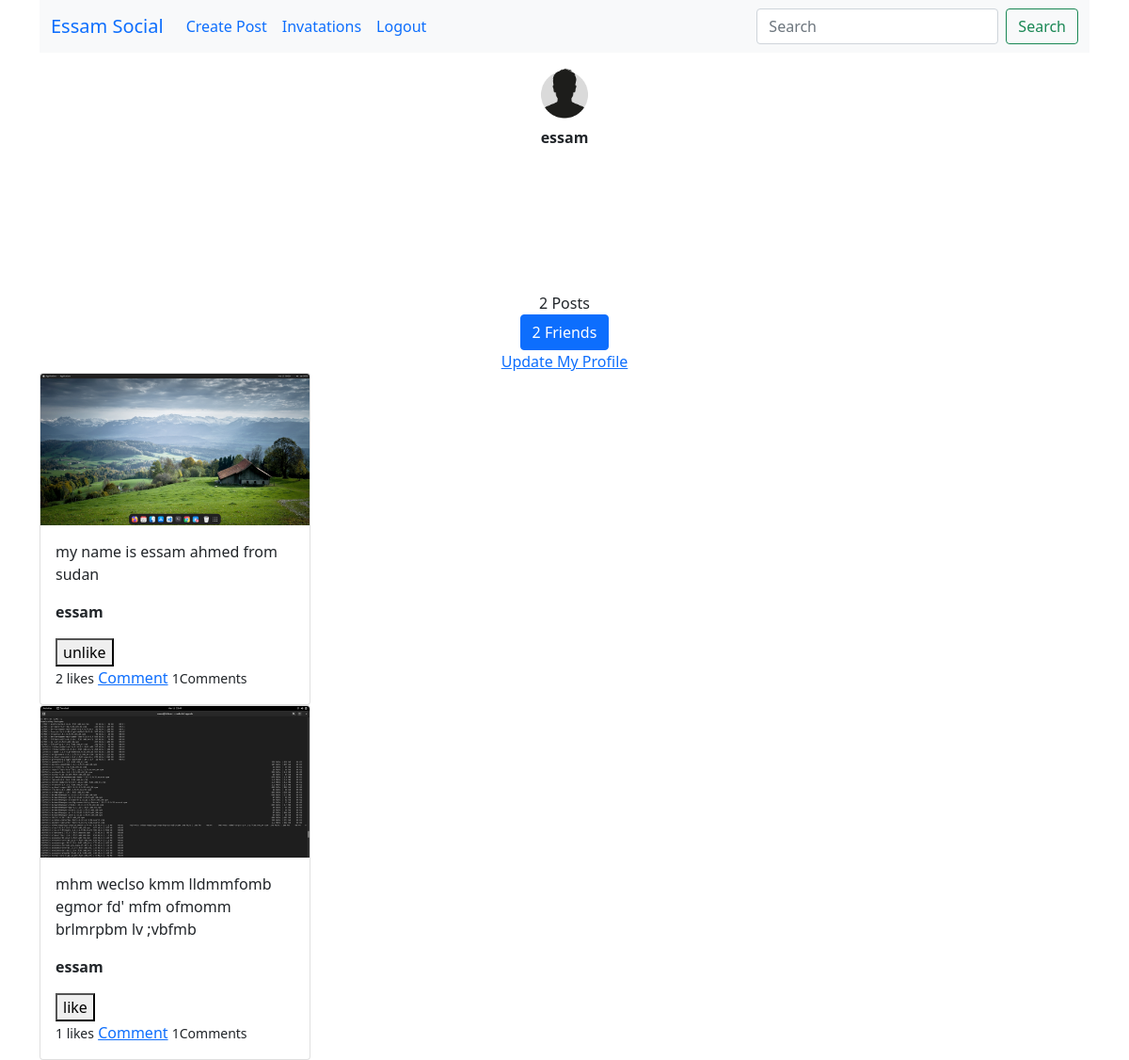
Page /my-profile/ (signed in) on the committed database.
### profiles/models.py (models this page shows, shortened)
class Profile(models.Model) :
    user = models.OneToOneField(User, on_delete=models.CASCADE)
    slug = models.SlugField(unique=True, null=True, blank=True)
    avatar = models.ImageField(upload_to='avatars', default="avatars/no_avatar.png")
    bio = models.TextField(blank=True)
    friends = models.ManyToManyField(User, blank=True, related_name="friends")
    gender = models.CharField(choices=GENDER, max_length=6, blank=True)
    country = models.CharField(max_length=122, blank=True)
    created = models.DateTimeField(auto_now_add=True)
    updated = models.DateTimeField(auto_now=True)
    objects = ProfileManager()
    def get_profile_user(self) :
        return reverse("profiles:profile_user",kwargs={"slug":self.slug})
    def get_url_update_info_profile(self) :
        return reverse("profiles:update_info")
    def get_avatar_url(self) :
        try :
            url = self.avatar.url
        except :
            url = None
        return url
    def get_all_friends(self) :
         return self.friends.all()
    def get_num_of_friends(self) :
        return self.get_all_friends().count()
    def get_all_posts(self) :
        return self.post_set.all()
    def get_num_of_posts(self) :
        return self.get_all_posts().count()

### posts/models.py (models this page shows, shortened)
class Post(models.Model) :
    auther = models.ForeignKey(Profile, on_delete=models.CASCADE)
    text = models.TextField()
    slug = models.SlugField(blank=True, null=True, unique=True)
    image = models.ImageField(upload_to="posts", blank=True)
    liked = models.ManyToManyField(Profile, blank=True, related_name="likes")
    created = models.DateTimeField(auto_now_add=True)
    updated = models.DateTimeField(auto_now=True)
    objects = PostManager()
    def get_all_user_liked(self) :
        return self.liked.all()
    def get_all_no_of_like(self) :
        return self.get_all_user_liked().count()
    def get_all_comment(self) :
        return self.comment_set.all()
    def get_all_comment_num(self) :
        return self.get_all_comment().count()
    def get_detail_post_url(self) :
        return reverse("posts:detail_post", kwargs={"slug":self.slug})

### profiles/views.py (the view)
# urls.py: path("my-profile/", views.my_profile_view, name="my_profile"),
@login_required
def my_profile_view(request) :
    template_name = "profiles/my_profile.html"
    profile = Profile.objects.get(user=request.user)
    context = {"profile":profile,}
    return render(request, template_name, context)

### posts/models.py (called while the page is built)
    def get_queryset(self) :
        return PostQuerySet(self.model, using=self._db)

### profiles/templates/profiles/my_profile.html (shortened to what this page needs)
{% extends "base.html" %}
{% block content %}
<div class="container text-center">
    <div>
        <img src="{{profile.get_avatar_url}}" class="avatar" alt=""> <br>
        <p>
          <b>
            {{profile.user.username}}
          </b>
        </p>
        <p>
            {{profile.bio}} <br>
             <br>
             <br>
        <br>
        </p> <br>
        <div>
         {{profile.get_num_of_posts}} Posts
        </div>
<button type="button" class="btn btn-primary" data-bs-toggle="modal" data-bs-target="#exampleModal">
    {{profile.get_num_of_friends}} Friends
</button>
   <br>
  <div>
    <a href="{{profile.get_url_update_info_profile}}">Update My Profile</a>
  </div>
    </div>
</div>
{% for post in profile.post_set.all %}
  <div class="card" style="width: 18rem;">
    {% if post.image %}
    <img src="{{post.image.url}}" class="card-img-top" alt="...">
    {% endif %}
    <div class="card-body">
      <p class="card-text">{{post.text}}</p>
      <p class="card-text"><b>{{post.auther.user.username}}</b></p>
      <div>
        <form action="{% url 'posts:like_unlike' %}" method="post">
            <button type="submit">
                {% if profile in post.liked.all %}
                unlike
                {% else %}
                like
                {% endif %}
            </button>
        </form>
        <small>{{post.get_all_no_of_like}} likes</small>
        <a href="{{post.get_detail_post_url}}">Comment</a> <small>{{post.get_all_comment_num}}Comments</small>
    </div>
    </div>
  </div>
{% endfor %}
{% endblock content %}

### static/style/main.css (style rules this page uses)
.avatar { width: 70px; height: 70px; border-radius: 70px; }

### rows in the picture
Profile: get_avatar_url (placeholder picture), user.username "essam", get_num_of_posts "2", get_num_of_friends "2"
Post: image (picture), text "my name is essam ahmed from sudan", auther.user.username "essam", shows "unlike", get_all_no_of_like "2", get_all_comment_num "1"
Post: image (picture), text "mhm weclso kmm lldmmfomb egmor fd' mfm ofmomm brlmrpbm lv ;vbfmb", auther.user.username "essam", shows "like", get_all_no_of_like "1", get_all_comment_num "1"
